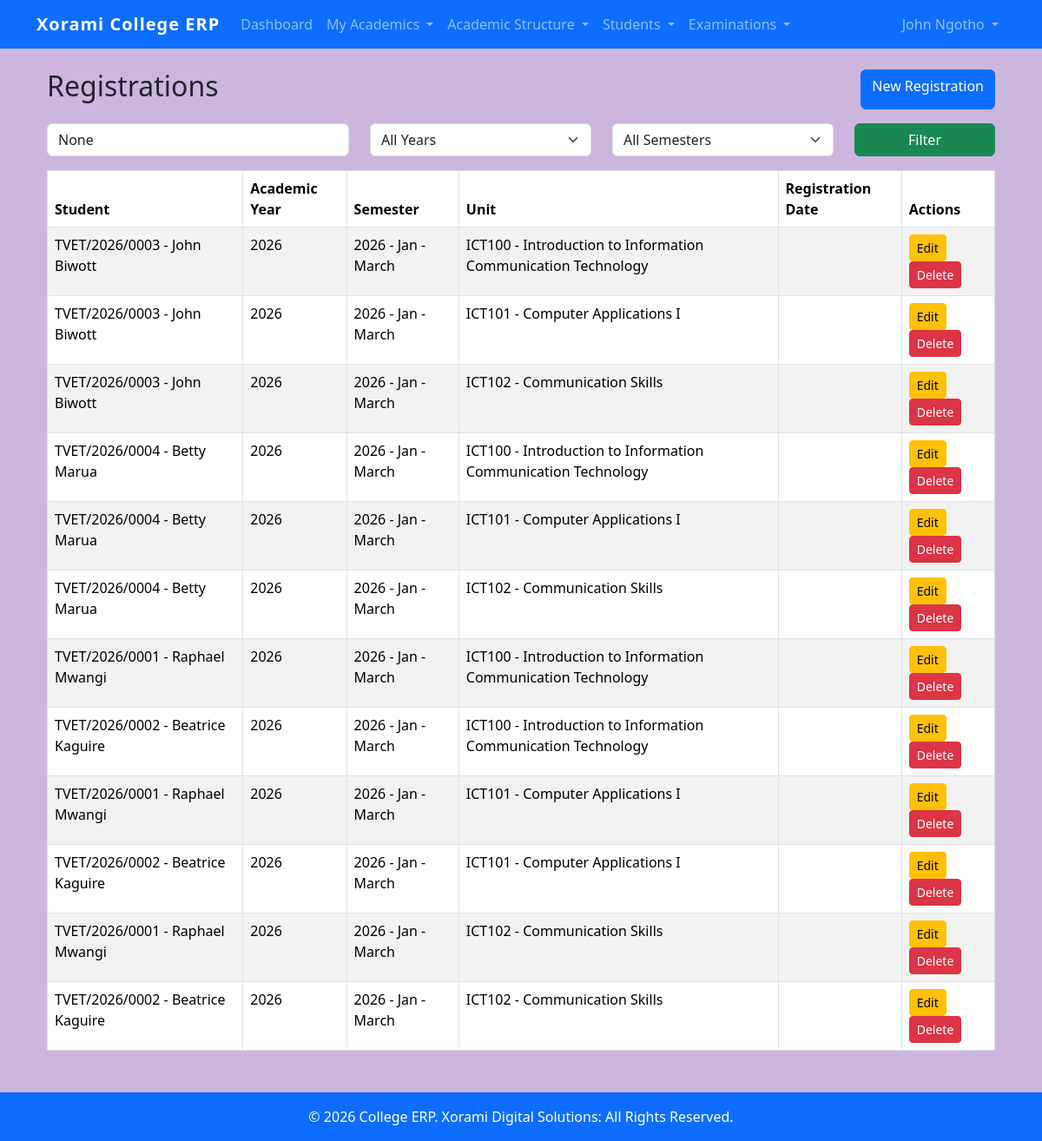
Screenshot of /registrations/ (signed in) with the database file from the repository.
### students/models.py (models this page shows, shortened)
class Registration(models.Model):
    NORMAL = "NORMAL"
    SUPPLEMENTARY = "SUPPLEMENTARY"
    REGISTRATION_TYPES = [
        (NORMAL, "Normal"),
        (SUPPLEMENTARY, "Supplementary"),
    ]
    REGISTERED = "REGISTERED"
    DROPPED = "DROPPED"
    STATUS_CHOICES = [
        (REGISTERED, "Registered"),
        (DROPPED, "Dropped"),
    ]
    enrollment = models.ForeignKey(
        SemesterEnrollment,
        on_delete=models.CASCADE,
        related_name="registrations",
    )
    unit_offering = models.ForeignKey(
        UnitOffering,
        on_delete=models.PROTECT,
        related_name="registrations",
        null=True,
        blank=True,
    )
    unit = models.ForeignKey(
        Unit,
        on_delete=models.PROTECT,
        related_name="supplementary_registrations",
        null=True,
        blank=True,
    )
    registration_type = models.CharField(
        max_length=20,
        choices=REGISTRATION_TYPES,
        default=NORMAL,
    )
    status = models.CharField(
        max_length=20,
        choices=STATUS_CHOICES,
        default=REGISTERED,
    )
    remarks = models.TextField(
        blank=True,
    )
    registered_at = models.DateTimeField(
        auto_now_add=True,
    )
    class Meta:
        ordering = [
            "-registered_at",
        ]
        constraints = [
            models.UniqueConstraint(
                fields=[
                    "enrollment",
                    "unit_offering",
                ],
                name="unique_normal_registration",
            ),
            models.UniqueConstraint(
                fields=[
                    "enrollment",
                    "unit",
                ],
                name="unique_supp_registration",
            ),
        ]
    @property
    def registered_unit(self):
        if self.unit_offering:
            return self.unit_offering.unit
        return None

class SemesterEnrollment(models.Model):
    ENROLLED = "ENROLLED"
    PROGRESSED = "PROGRESSED"
    COMPLETED = "COMPLETED"
    DEFERRED = "DEFERRED"
    DISCONTINUED = "DISCONTINUED"
    STATUS_CHOICES = [
        (ENROLLED, "Enrolled"),
        (PROGRESSED, "Progressed"),
        (COMPLETED, "Completed"),
        (DEFERRED, "Deferred"),
        (DISCONTINUED, "Discontinued"),
    ]
    student = models.ForeignKey(
        Student,
        on_delete=models.CASCADE,
        related_name="enrollments",
    )
    programme = models.ForeignKey(
        Programme,
        on_delete=models.PROTECT,
        related_name="enrollments",
    )
    programme_level = models.ForeignKey(
        ProgrammeLevel,
        on_delete=models.PROTECT,
        related_name="enrollments",
    )
    academic_year = models.ForeignKey(
        AcademicYear,
        on_delete=models.PROTECT,
        related_name="enrollments",
    )
    semester = models.ForeignKey(
        Semester,
        on_delete=models.PROTECT,
        related_name="enrollments",
    )
    enrollment_date = models.DateField(
        auto_now_add=True,
    )
    status = models.CharField(
        max_length=20,
        choices=STATUS_CHOICES,
        default=ENROLLED,
    )
    remarks = models.TextField(
        blank=True,
    )
    class Meta:
        ordering = [
            "-academic_year",
            "-semester",
            "-enrollment_date",
        ]
        unique_together = (
            "student",
            "academic_year",
            "semester",
        )
    def __str__(self):
        return (
            f"{self.student.admission_no} - "
            f"{self.programme_level.name} "
            f"({self.academic_year} / "
            f"{self.semester.semester_name})"
        )
    """
    def __str__(self):

        return (
            f"{self.student} - "
            f"{self.academic_year} - "
            f"{self.semester}"
        )"""

class Student(models.Model):
    ACTIVE = "ACTIVE"
    INACTIVE = "INACTIVE"
    STATUS_CHOICES = [
        (ACTIVE, "Active"),
        (INACTIVE, "Inactive"),
    ]
    user = models.OneToOneField(
        User,
        on_delete=models.CASCADE,
        related_name="student_profile",
        null=True,
        blank=True,
    )
    admission_no = models.CharField(
        max_length=20,
        unique=True,
        blank=True,
    )
    first_name = models.CharField(
        max_length=100,
    )
    middle_name = models.CharField(
        max_length=100,
        blank=True,
    )
    last_name = models.CharField(
        max_length=100,
    )
    gender = models.CharField(
        max_length=10,
        choices=Applicant.GENDER_CHOICES,
    )
    date_of_birth = models.DateField(
        null=True,
        blank=True,
    )
    id_number = models.CharField(
        max_length=20,
        unique=True,
        null=True,
        blank=True,
    )
    phone = models.CharField(
        max_length=20,
    )
    email = models.EmailField(
        blank=True,
    )
    address = models.TextField(
        blank=True,
    )
    programme = models.ForeignKey(
        Programme,
        on_delete=models.PROTECT,
        related_name="students",
    )
    admission_date = models.DateField(
        default=timezone.now,
    )
    status = models.CharField(
        max_length=10,
        choices=STATUS_CHOICES,
        default=ACTIVE,
    )
    created_at = models.DateTimeField(
        auto_now_add=True,
    )
    updated_at = models.DateTimeField(
        auto_now=True,
    )
    class Meta:
        ordering = [
            "admission_no",
        ]
    def __str__(self):
        return (
            f"{self.admission_no} - "
            f"{self.first_name} "
            f"{self.last_name}"
        )

class AcademicYear(models.Model):
    year_name = models.CharField(
        max_length=20,
        unique=True,
    )
    is_active = models.BooleanField(
        default=False,
    )
    registration_open = models.BooleanField(
        default=False,
    )
    created_at = models.DateTimeField(
        auto_now_add=True,
    )
    updated_at = models.DateTimeField(
        auto_now=True,
    )
    class Meta:
        ordering = [
            "-year_name",
        ]
        verbose_name = "Academic Year"
        verbose_name_plural = "Academic Years"
    def __str__(self):
        return self.year_name

class Semester(models.Model):
    academic_year = models.ForeignKey(
        AcademicYear,
        on_delete=models.CASCADE,
        related_name="semesters",
    )
    semester_name = models.CharField(
        max_length=100,
    )
    start_date = models.DateField(
        null=True,
        blank=True,
    )
    end_date = models.DateField(
        null=True,
        blank=True,
    )
    registration_open = models.BooleanField(
        default=True,
    )
    results_open = models.BooleanField(
        default=False,
    )
    is_active = models.BooleanField(
        default=False,
    )
    class Meta:
        ordering = [
            "academic_year",
            "semester_name",
        ]
        unique_together = (
            "academic_year",
            "semester_name",
        )
    def __str__(self):
        return (
            f"{self.academic_year} - "
            f"{self.semester_name}"
        )

class UnitOffering(models.Model):
    academic_year = models.ForeignKey(
        AcademicYear,
        on_delete=models.PROTECT,
        related_name="unit_offerings",
    )
    semester = models.ForeignKey(
        Semester,
        on_delete=models.PROTECT,
        related_name="unit_offerings",
    )
    unit = models.ForeignKey(
        Unit,
        on_delete=models.PROTECT,
        related_name="offerings",
    )
    programme_level = models.ForeignKey(
        ProgrammeLevel,
        on_delete=models.PROTECT,
        related_name="unit_offerings",
    )
    is_active = models.BooleanField(
        default=True
    )
    created_at = models.DateTimeField(
        auto_now_add=True
    )
    class Meta:
        unique_together = (
            "academic_year",
            "semester",
            "unit",
            "programme_level",
        )
        ordering = [
            "unit__code"
        ]

class Unit(models.Model):
    programme_level = models.ForeignKey(
        ProgrammeLevel,
        on_delete=models.PROTECT,
        related_name="units",
    )
    code = models.CharField(
        max_length=20,
    )
    name = models.CharField(
        max_length=200,
    )
    credit_hours = models.PositiveSmallIntegerField(
        default=0,
    )
    description = models.TextField(
        blank=True,
    )
    is_active = models.BooleanField(
        default=True,
    )
    created_at = models.DateTimeField(
        auto_now_add=True,
    )
    updated_at = models.DateTimeField(
        auto_now=True,
    )
    class Meta:
        ordering = [
            "programme_level",
            "code",
        ]
        unique_together = (
            "programme_level",
            "code",
        )
    def __str__(self):
        return (
            f"{self.code} - "
            f"{self.name}"
        )

### students/views.py (the view, shortened to what this page needs)
@login_required
@permission_required(
    "students.view_registration",
    raise_exception=True
)
def registration_list(request):
    registrations = (
        Registration.objects
        .select_related(
            "enrollment",
            "enrollment__student",
            "enrollment__programme",
            "enrollment__programme_level",
            "enrollment__academic_year",
            "enrollment__semester",
            "unit",
        )
        .order_by(
            "-enrollment__academic_year",
            "-enrollment__semester",
            "unit__code",
        )
    )
    search = request.GET.get(
        "search"
    )
    context = {
        "registrations": registrations,
        "search": search,
    }
    return render(
        request,
        "students/registrations/registration_list.html",
        context
    )

### students/templatetags/student_extras.py (called while the page is built)
@register.filter
def has_group(user, group_name):
    if user.is_anonymous:
        return False
    return user.groups.filter(name=group_name).exists()

### templates/students/registrations/registration_list.html (shortened to what this page needs)
{% extends "base.html" %}
{% block content %}
<div class="container mt-4">
    <div class="d-flex justify-content-between mb-3">
        <h2>
            Registrations
        </h2>
        <a
            href="{% url 'registration_create' %}"
            class="btn btn-primary">
            New Registration
        </a>
    </div>
    <form method="get" class="row mb-3">
        <div class="col-md-4">
            <input
                type="text"
                name="search"
                value="{{ search }}"
                class="form-control"
                placeholder="Admission Number">
        </div>
        <div class="col-md-3">
            <select
                name="academic_year"
                class="form-select">
                <option value="">
                    All Years
                </option>
            </select>
        </div>
        <div class="col-md-3">
            <select
                name="semester"
                class="form-select">
                <option value="">
                    All Semesters
                </option>
            </select>
        </div>
        <div class="col-md-2">
            <button
                type="submit"
                class="btn btn-success w-100">
                Filter
            </button>
        </div>
    </form>
    <table class="table table-bordered table-striped">
        <thead>
            <tr>
                <th>Student</th>
                <th>Academic Year</th>
                <th>Semester</th>
                <th>Unit</th>
                <th>Registration Date</th>
                <th>Actions</th>
            </tr>
        </thead>
        <tbody>
        {% for registration in registrations %}
        <tr>
            <td>
                {{ registration.enrollment.student }}
            </td>
            <td>
                {{ registration.enrollment.academic_year }}
            </td>
            <td>
                {{ registration.enrollment.semester }}
            </td>
            <td>
                {{ registration.registered_unit }}
            </td>
            <td>
            </td>
            <td>
                <a
                    href="{% url 'registration_update' registration.id %}"
                    class="btn btn-warning btn-sm">
                    Edit
                </a>
                <a
                    href="{% url 'registration_delete' registration.id %}"
                    class="btn btn-danger btn-sm">
                    Delete
                </a>
            </td>
        </tr>
        {% empty %}
        <tr>
            <td colspan="6">
                No registrations found.
            </td>
        </tr>
        {% endfor %}
        </tbody>
    </table>
</div>
{% endblock %}

### templates/includes/nav/account_menu.html (shortened to what this page needs)
<li class="nav-item dropdown">
    <a class="nav-link dropdown-toggle"
       href="#"
       role="button"
       data-bs-toggle="dropdown"
       aria-expanded="false">
        {{ user.get_full_name|default:user.username }}
    </a>
</li>

### static/css/style.css (style rules this page uses)
body { background-color:#cdb6de; }
.table { margin-bottom:0; }

### rows the page displays
Registration: enrollment.student "TVET/2026/0003 - John Biwott", enrollment.academic_year "2026", enrollment.semester "2026 - Jan - March", registered_unit "ICT100 - Introduction to Information Communication Technology"
Registration: enrollment.student "TVET/2026/0003 - John Biwott", enrollment.academic_year "2026", enrollment.semester "2026 - Jan - March", registered_unit "ICT101 - Computer Applications I"
Registration: enrollment.student "TVET/2026/0003 - John Biwott", enrollment.academic_year "2026", enrollment.semester "2026 - Jan - March", registered_unit "ICT102 - Communication Skills"
Registration: enrollment.student "TVET/2026/0004 - Betty Marua", enrollment.academic_year "2026", enrollment.semester "2026 - Jan - March", registered_unit "ICT100 - Introduction to Information Communication Technology"
Registration: enrollment.student "TVET/2026/0004 - Betty Marua", enrollment.academic_year "2026", enrollment.semester "2026 - Jan - March", registered_unit "ICT101 - Computer Applications I"
Registration: enrollment.student "TVET/2026/0004 - Betty Marua", enrollment.academic_year "2026", enrollment.semester "2026 - Jan - March", registered_unit "ICT102 - Communication Skills"
Registration: enrollment.student "TVET/2026/0001 - Raphael Mwangi", enrollment.academic_year "2026", enrollment.semester "2026 - Jan - March", registered_unit "ICT100 - Introduction to Information Communication Technology"
Registration: enrollment.student "TVET/2026/0002 - Beatrice Kaguire", enrollment.academic_year "2026", enrollment.semester "2026 - Jan - March", registered_unit "ICT100 - Introduction to Information Communication Technology"
Registration: enrollment.student "TVET/2026/0001 - Raphael Mwangi", enrollment.academic_year "2026", enrollment.semester "2026 - Jan - March", registered_unit "ICT101 - Computer Applications I"
Registration: enrollment.student "TVET/2026/0002 - Beatrice Kaguire", enrollment.academic_year "2026", enrollment.semester "2026 - Jan - March", registered_unit "ICT101 - Computer Applications I"
Registration: enrollment.student "TVET/2026/0001 - Raphael Mwangi", enrollment.academic_year "2026", enrollment.semester "2026 - Jan - March", registered_unit "ICT102 - Communication Skills"
Registration: enrollment.student "TVET/2026/0002 - Beatrice Kaguire", enrollment.academic_year "2026", enrollment.semester "2026 - Jan - March", registered_unit "ICT102 - Communication Skills"

### other values shown
{{ user.get_full_name|default:user.username }} "John Ngotho"
